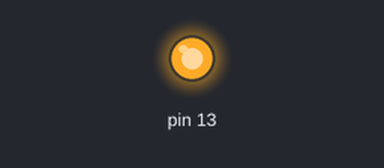
Simulated run of this sketch. Board: Arduino Uno, built with avr-gcc and run on an emulated ATmega328P. Parts: output pins drawn as LEDs (lit = HIGH). What the sketch prints to the serial monitor is not drawn.

Above: at 1.5 s.
At 4.5 s:
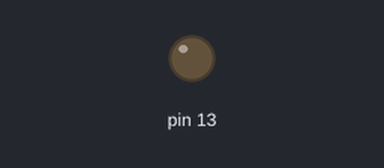
Timing chart, 0 to 7.8 s (numbered marks = the images above):
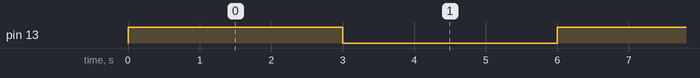

Measured:
- by itself, pin 13: alternates HIGH for 3.0 s and LOW for 3.0 s

The sketch:

lab1-blinking-led.ino
```cpp
void setup() {
  Serial.begin(9600);
  pinMode(13, OUTPUT);
}

void loop() {
  digitalWrite(13, HIGH);
  Serial.println("Hello World!");
  delay(3000);
  digitalWrite(13, LOW);
  delay(3000);
}
```
